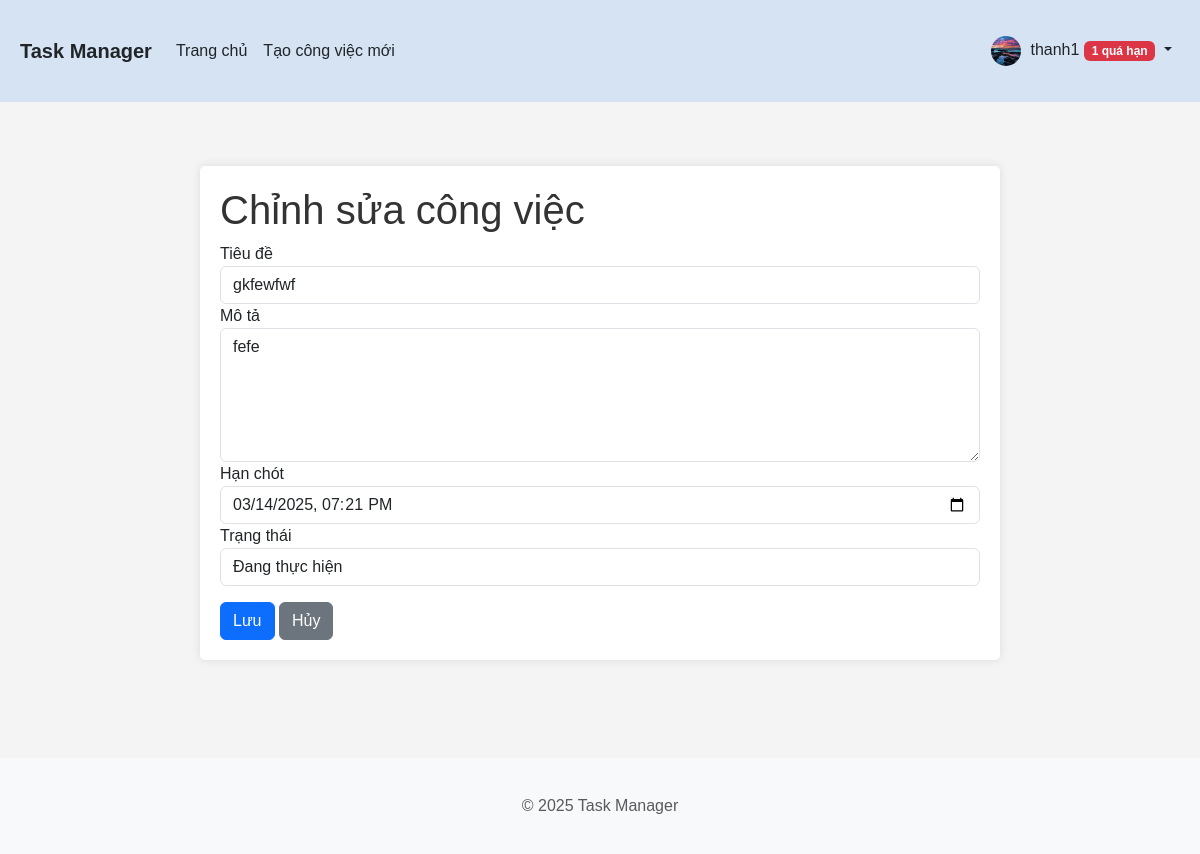
/edit/1 (signed in), run on an earlier commit of the app's database.
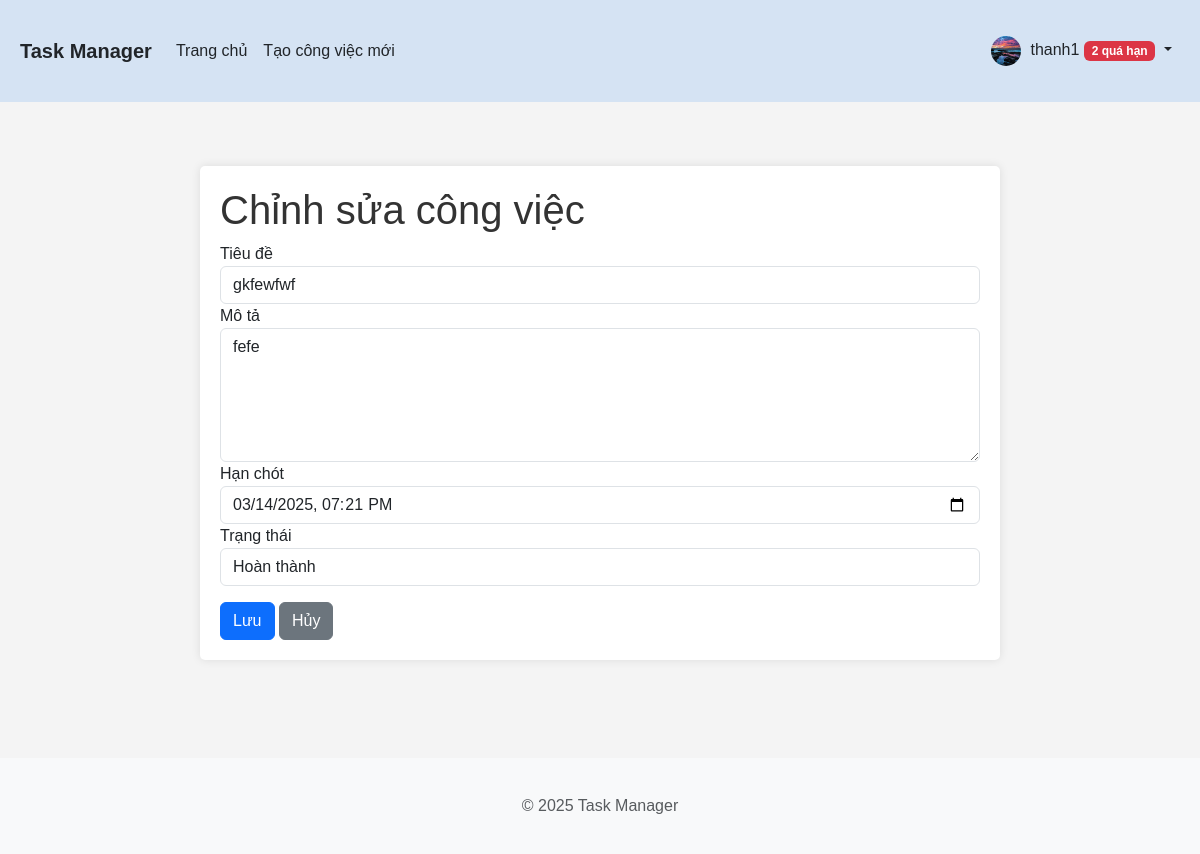
And on a later commit of the database.
### app/models.py (models this page shows, shortened)
class Task(db.Model):
    id = db.Column(db.Integer, primary_key=True)
    title = db.Column(db.String(100), nullable=False)
    description = db.Column(db.Text)
    status = db.Column(db.String(20), default='pending')  # pending, in_progress, completed
    created = db.Column(db.DateTime, default=datetime.utcnow)
    deadline = db.Column(db.DateTime)
    finished = db.Column(db.DateTime)
    user_id = db.Column(db.Integer, db.ForeignKey('user.id'), nullable=False)

### app/routes/tasks.py (the view, shortened to what this page needs)
@bp.route('/edit/<int:task_id>', methods=['GET', 'POST'])
@login_required
def edit(task_id):
    task = Task.query.get_or_404(task_id)
    if not current_user.is_admin and task.user_id != current_user.id:
        flash('Bạn không có quyền chỉnh sửa công việc này.', 'danger')
        return redirect(url_for('tasks.index'))
    form = TaskForm(obj=task)
    return render_template('tasks/edit.html', title='Chỉnh sửa công việc', form=form, task=task)

### app/forms.py
class TaskForm(FlaskForm):
    title = StringField('Tiêu đề', validators=[
        DataRequired(message='Tiêu đề không được để trống'),
        Length(min=3, max=100, message='Tiêu đề phải có từ 3 đến 100 ký tự')
    ])
    description = TextAreaField('Mô tả', validators=[Optional()])
    deadline = DateTimeField('Hạn chót', format='%Y-%m-%dT%H:%M', validators=[
        DataRequired(message='Hạn chót không được để trống')
    ])
    status = SelectField('Trạng thái', choices=[
        ('pending', 'Chờ xử lý'),
        ('in_progress', 'Đang thực hiện'),
        ('completed', 'Hoàn thành')
    ], validators=[DataRequired(message='Trạng thái không được để trống')])
    submit = SubmitField('Lưu')
    def __init__(self, *args, **kwargs):
        super(TaskForm, self).__init__(*args, **kwargs)
        if not args and 'obj' not in kwargs:
            self.deadline.data = datetime.now()

### app/models.py (called while the page is built)
    @property
    def overdue_count(self):
        return Task.query.filter_by(user_id=self.id, finished=None).filter(
            Task.deadline < datetime.utcnow()).count()

### app/templates/tasks/edit.html (shortened to what this page needs)
{% extends "base.html" %}
{% block content %}
    <div class="edit-task-container">
        <h1>Chỉnh sửa công việc</h1>
        <form method="POST" action="">
            <div class="form-group">
                {{ form.title.label }}
                {{ form.title(class="form-control") }}
            </div>
            <div class="form-group">
                {{ form.description.label }}
                {{ form.description(class="form-control", rows=5) }}
            </div>
            <div class="form-group">
                {{ form.deadline.label }}
                {{ form.deadline(class="form-control", type="datetime-local") }}
            </div>
            <div class="form-group">
                {{ form.status.label }}
                {{ form.status(class="form-control") }}
            </div>
            <div class="form-group mt-3">
                {{ form.submit(class="btn btn-primary") }}
                <a href="{{ url_for('tasks.index') }}" class="btn btn-secondary">Hủy</a>
            </div>
        </form>
    </div>
{% endblock %}

### app/templates/base.html (shortened to what this page needs)
<!DOCTYPE html>
<html lang="vi">
<head>
    <link href="https://cdn.jsdelivr.net/npm/bootstrap@5.3.0-alpha1/dist/css/bootstrap.min.css" rel="stylesheet">
    <link rel="stylesheet" href="https://cdn.jsdelivr.net/npm/bootstrap-icons@1.11.2/font/bootstrap-icons.css">
    <link rel="stylesheet" href="{{ url_for('static', filename='css/main.css') }}">
</head>
<body>
    <header>
        <nav class="navbar navbar-expand-lg navbar-light">
            <div class="container">
                <a class="navbar-brand" href="{{ url_for('tasks.index') }}">Task Manager</a>
                <div class="collapse navbar-collapse" id="navbarNav">
                    <ul class="navbar-nav me-auto">
                        {% if current_user.is_authenticated %}
                            <li class="nav-item">
                                <a class="nav-link" href="{{ url_for('tasks.index') }}">Trang chủ</a>
                            </li>
                            <li class="nav-item">
                                <a class="nav-link" href="{{ url_for('tasks.create') }}">Tạo công việc mới</a>
                            </li>
                        {% endif %}
                    </ul>
                    <ul class="navbar-nav">
                        {% if current_user.is_authenticated %}
                            <li class="nav-item dropdown">
                                <a class="nav-link dropdown-toggle" href="#" id="navbarDropdown" role="button" data-bs-toggle="dropdown">
                                    {% if current_user.avatar %}
                                        <img src="{{ url_for('static', filename='avatars/' + current_user.avatar) }}" class="rounded-circle avatar-small" alt="Avatar">
                                    {% else %}
                                        <img src="https://avatar-placeholder.iran.liara.run/" class="rounded-circle avatar-small" alt="Avatar">
                                    {% endif %}
                                    {{ current_user.username }}
                                    {% if current_user.overdue_count and current_user.overdue_count > 0 %}
                                        <span class="badge bg-danger">{{ current_user.overdue_count }} quá hạn</span>
                                    {% endif %}
                                </a>
                            </li>
                        {% endif %}
                    </ul>
                </div>
            </div>
        </nav>
    </header>
    <main class="container mt-4">
        {% block content %}{% endblock %}
    </main>
    <footer class="footer mt-5 py-3 bg-light">
        <div class="container text-center">
            <span class="text-muted">&copy; 2025 Task Manager</span>
        </div>
    </footer>
</body>
</html>

What changed in the data, as far as the page shows it:
changed Task "gkfewfwf": status "Đang thực hiện" → "Hoàn thành"
Also different on the page:
{{ current_user.overdue_count }}: "1" → "2"
